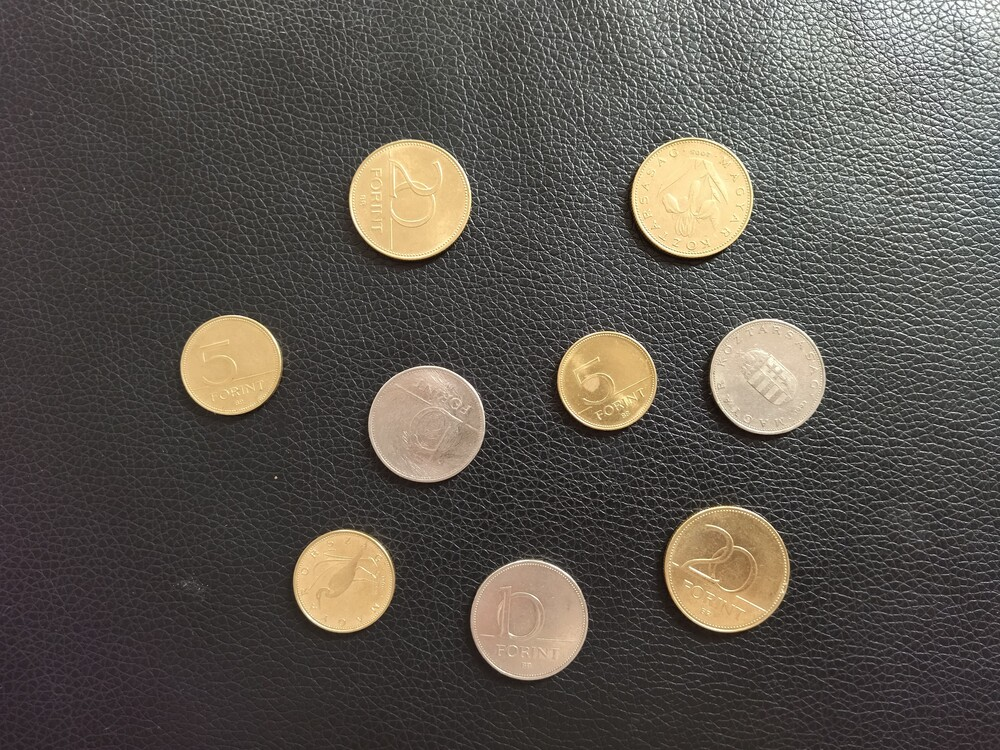
#> input picture Project 1/coin_1_1000x750.jpg, 1000 x 750 px
$ jupyter execute hazi_feladat_1.ipynb
#> lines starting #> are read from the running program, lines starting #| are printed output that depends on the picture; after the words box and inside, x2 and y2 are one past the last pixel; in counts of white or black regions, pixels touching at a corner belong together
Ez az első házifeladat azon Mérnökinformatikus BSC hallgatók részére akik a 2023/24/1 félévben Képfeldolgozást hallgatnak.

[cell 1]
# 2023.09.28
# Fülöp Zalán

### Bevezetés
Amikor a kisboltban készpénzzel való fizetés után sietősen távoznék a kasszától néha eszembe jut, hogy segítsek az eladónak megszámolni az aprót. Ennyi matekozás után ez már szakmai ártalom. Mérnöki képességemmel felvértezve azon nyomban automatizált, általános megoldást találok a problémára. Feltételezem, ha az eladó egyszerre csak egy féle érmét lát melynek ismeri az értékét, annak többszörösét (ahány db van) könnyen kiszámolja.<br>
### Feladat
Olyan rendszert fejlesztek mely bemenetként **érméket ábrázoló képet** fogad *és* a megjeleníteni kívánt **érmék értékét**. A rendszer kimenete egy **maszkolt kép** melyen kizárólag a kiválaszott fémpénzek látszanak.
### Adat
Három képet készítettem melyek szélessége és magassága rendre 1000 és 750 képpont. *coin_0_1000x750.jpg* világos (szövet)-, *coin_1_1000x750.jpg* sötét (műbőr) háttér előtt fotózott érmék szerepelnek. Az előbbi kettővel ellentétben *coin_2_1000x750.jpg* kép esetében a háttér változatos színű és mintázatú (padló).<br>
Feladatom megoldását a **coin_1_1000x750.jpg** feldolgozásával kezdem, ez a minimum a házi feladat teljesítését illetően. A másik két képpel való munka, tapasztalatom növelését, szakértelmem elmélyítését és megoldásom általánosítását hivatott szolgálni.
### Tipp
- Foglalkozz a feladattal egy ültő helyedben annyit amennyi jól esik. Tudásod és önértékelésed élvezi többször felvenni feladatod fonalát.<br>
- A megoldáshoz vezető úton beugrott ötleteket teszteld le kicsiben egy külön cellában.<br>
- **Jegyzetelj!** Kommentelj a celláidba a kódsorok közé. Mit csinál ez a függvény? Miért ezt a módszert használom? Miért választottam ezt az értéket? Kérdezz magadtól! Könnyedén dokumentálod a munkádat ha nyomon követed a megoldási folyamatot. Én is könnyebben megértem a gondolkodásmódod/munkafolyamatod ha olvasom :)

[cell 2]
# Importing the necessary libraries
import numpy as np

from matplotlib import pyplot as plt

from PIL import Image

from scipy import ndimage
from scipy import ndimage as ndi

import skimage
from skimage.feature import canny

[cell 3]
# The images I will be working with
image_names = ['coin_0_1000x750.jpg', 'coin_1_1000x750.jpg', 'coin_2_1000x750.jpg']
# Reading the chosen file
coin_img = Image.open(image_names[1]).convert('L')
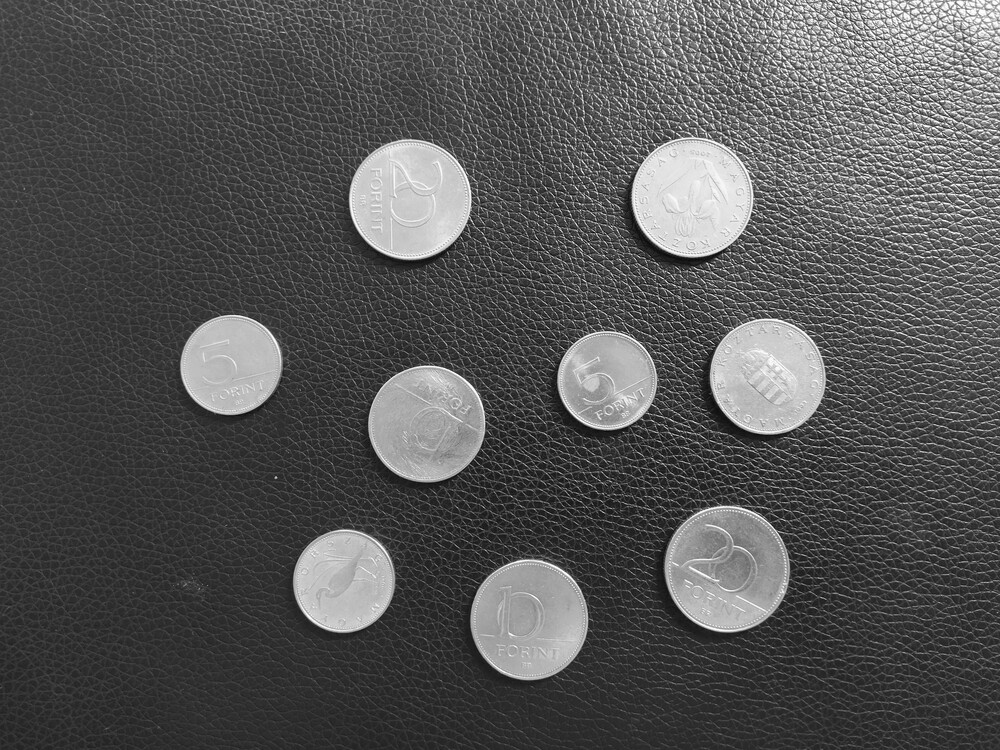
#> coin_img: PIL image 1000x750 L; min 0, max 255, mean 85
# Convert to an array from a grayscale Image object
coin_arr = np.array(coin_img, dtype=np.int32)
# Shape and the image itself
print(coin_arr.shape)
#| (750, 1000)
plt.imshow(coin_arr)

[cell 4]
# Preprocessing

# Rescaling intensity with linear transformation into the range of 0 - 255
from skimage import exposure
print(coin_arr.min(), coin_arr.max())
#| 0 255
rescaled_image = np.array((coin_arr - np.min(coin_arr)) / (np.max(coin_arr) - coin_arr.min()) * 255, dtype=np.int32)
print(rescaled_image.min(), rescaled_image.max())
#| 0 255


# Clipping underused values at the end of the exposure scale for better contrast
# Minor information loss
v_min, v_max = np.percentile(rescaled_image, (0.2, 99.8))
#> v_min = 19; v_max = 252
print(v_min, v_max)
#| 19.0 252.0
coin_arr = exposure.rescale_intensity(rescaled_image, in_range=(v_min, v_max), out_range=(0, 255))
print(coin_arr.min(), coin_arr.max())
#| 0.0 255.0
plt.imshow(coin_arr)

[cell 5]
# I will be using morphological operations to clean up the image

from skimage.morphology import disk

# Performing morphological erosion, dilation then closing
s_elem = disk(3)
coin_arr_err = ndimage.grey_erosion(coin_arr, size=(3, 3))
sample_open = ndimage.grey_dilation(coin_arr_err, size=(2, 2))

sample_closed = ndimage.grey_closing(sample_open, size=(5, 5))

plt.imshow(sample_open)

[cell 6]
# Gaussian filter for smoothing out the image
coin_arr_filtered = ndimage.gaussian_filter(sample_open, 1)
coin_arr_filtered = ndimage.gaussian_filter(coin_arr_filtered, 1)
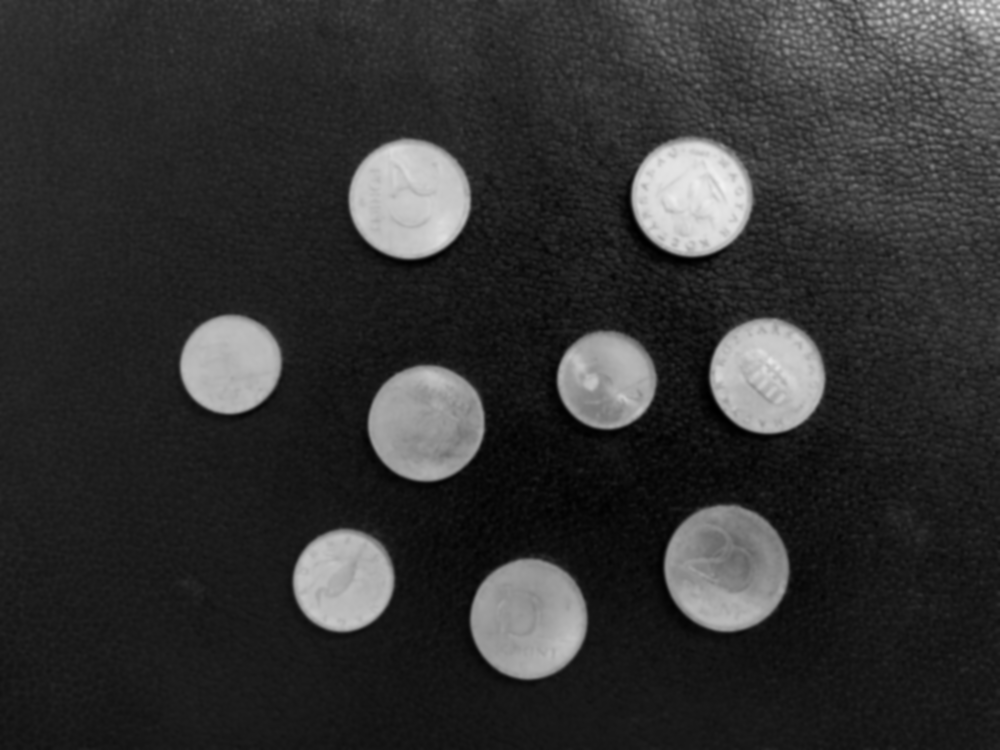
#> coin_arr_filtered: shape (750, 1000) float64; min 0.186, max 242.9, mean 51.5
coin_arr_filtered = ndimage.gaussian_filter(coin_arr_filtered, 1)
plt.imshow(coin_arr_filtered)

[cell 7]
# Finding the edges
edges = canny(coin_arr_filtered, sigma=3)
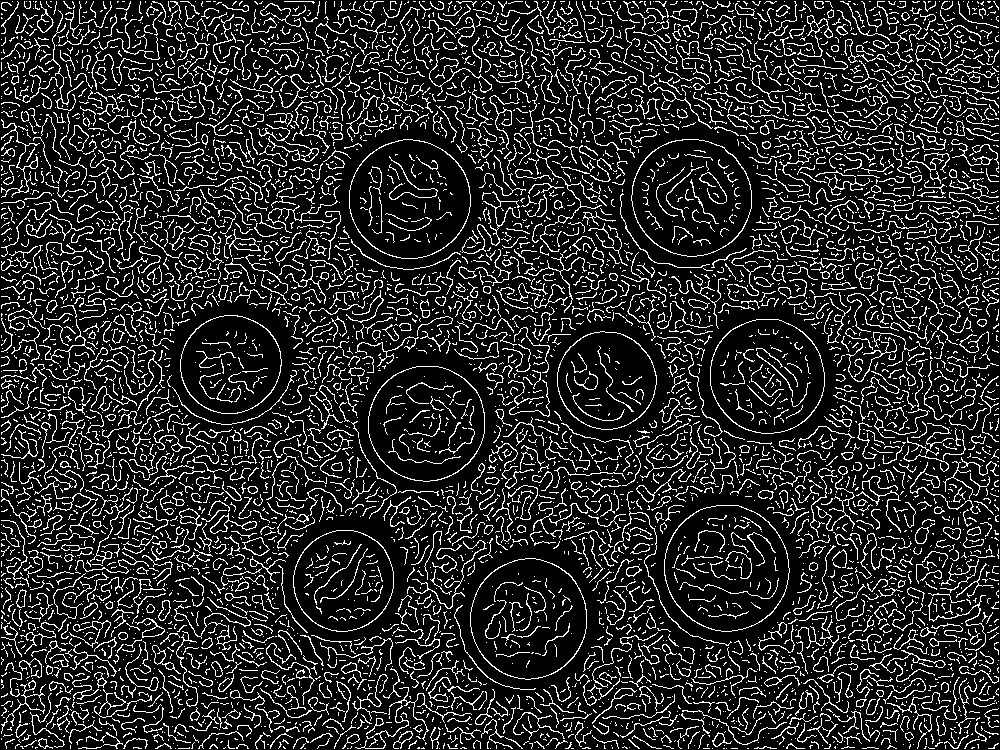
#> edges: shape (750, 1000) bool; 15.5% white in thin lines or dots
plt.imshow(edges)

[cell 8]
# We fill in the holes enclosed by the edges and then erode the small noises
fill_coins = ndimage.binary_fill_holes(edges)
#> fill_coins: shape (750, 1000) bool; 27.1% white; 6461 white regions (4860 under 20 px), largest, box (x1, y1, x2, y2) and area: (664, 505, 790, 632) 12514, (349, 139, 471, 259) 11453, (631, 139, 752, 257) 11195
fill_coins = ndimage.grey_erosion(fill_coins, size=(10,10))
#> fill_coins: shape (750, 1000) bool; 9.8% white; 15 white regions (5 under 20 px), largest, box (x1, y1, x2, y2) and area: (669, 510, 785, 628) 10322, (354, 144, 467, 255) 9356, (637, 144, 748, 253) 9128
plt.imshow(fill_coins)

[cell 9]
# Labeling and cleaning
label_objects, nb_labels = ndi.label(fill_coins)
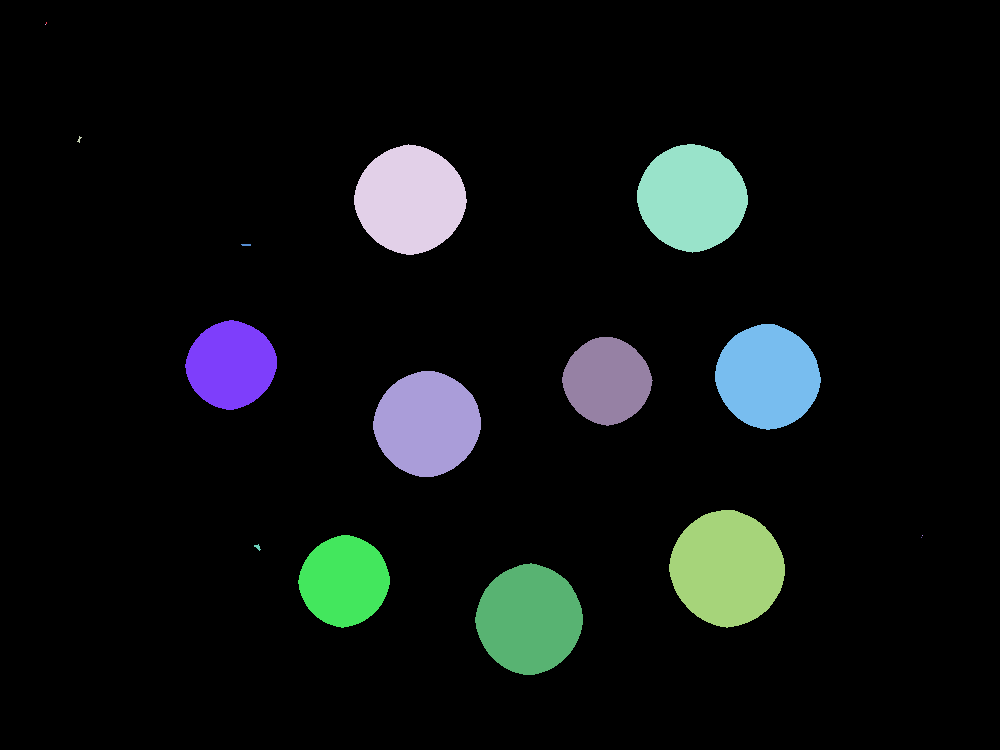
#> label_objects: shape (750, 1000) int32; 17 distinct labels, from 0 to 16; one colour per label, 0 black
#> nb_labels = 16

sizes = np.bincount(label_objects.ravel())
#> sizes = 17 values, max 676320 at index 0, min 1 at index 2, mean 44117.6
mask_sizes = sizes > 10
mask_sizes[0] = 0
coins_cleaned = mask_sizes[label_objects]
#> coins_cleaned: shape (750, 1000) bool; 9.8% white; 12 white regions (2 under 20 px)
plt.imshow(coins_cleaned)

[cell 10]
mask_sizes

[cell 11]
# Labelling the image
labeled_coins, num_of_features = ndi.label(coins_cleaned)
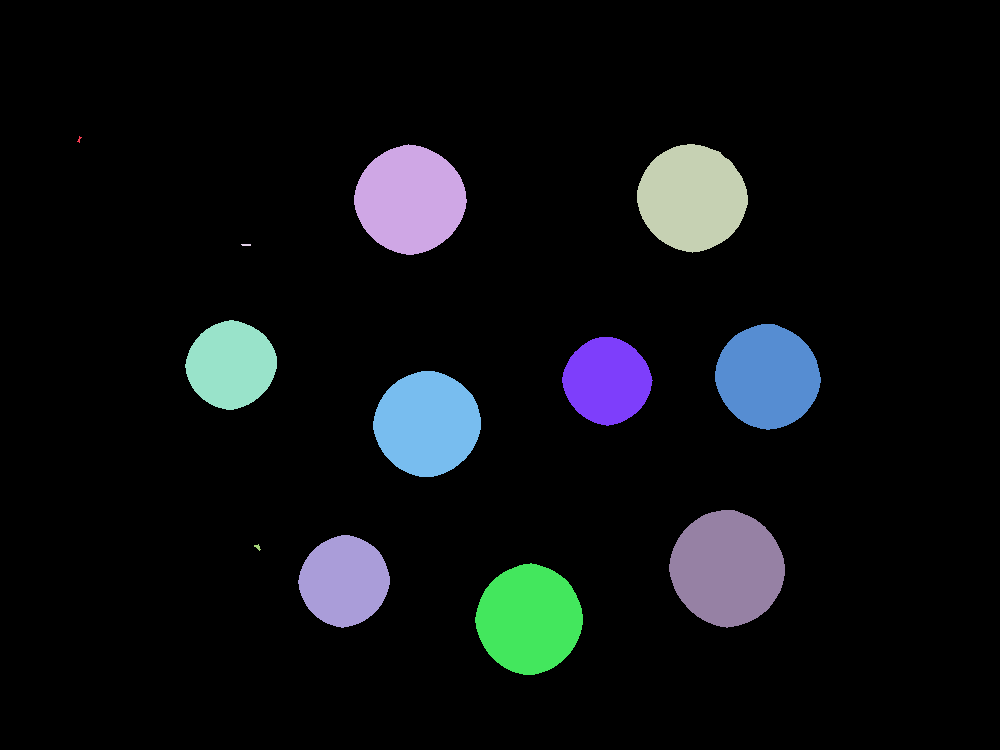
#> labeled_coins: shape (750, 1000) int32; 13 distinct labels, from 0 to 12; one colour per label, 0 black
#> num_of_features = 12
print(num_of_features)
#| 12
plt.imshow(labeled_coins)

[cell 12]
# Use regionprops to extract properties of labeled regions (the found coins)
coin_properties = skimage.measure.regionprops(labeled_coins)
#> coin_properties = 12 regions; largest, box (x1, y1, x2, y2) and area: (669, 510, 785, 628) 10322, (354, 144, 467, 255) 9356, (637, 144, 748, 253) 9128, (475, 563, 583, 675) 9092, (373, 371, 481, 477) 8729
#
print("Number of found features: ", len(coin_properties))
#| Number of found features:  12

[cell 13]
# The areas and the enclosing box coordinates of the found images
for region in coin_properties:
    print(region.area, region.bbox)
#> this loop made 12 passes
#| 14.0 (136, 77, 143, 82)
#| 9356.0 (144, 354, 255, 467)
#| 9128.0 (144, 637, 253, 748)
#| 19.0 (244, 241, 246, 251)
#| 6169.0 (320, 185, 410, 277)
#| 8482.0 (324, 715, 430, 821)
#| 5976.0 (337, 562, 426, 653)
#| 8729.0 (371, 373, 477, 481)
#> (further printed lines are left out)

[cell 14]
# Classifying the values into different classes based on a threshold
# The value of the threshold is quite arbitrary and perhaps wrong
threshold = 900
all_classes = {}

for region in coin_properties:
    found = False
    for avg in all_classes:
        if abs(region.area - avg) <= threshold:
            all_classes[avg].append(region)
            new_avg = np.average([x.area for x in all_classes[avg]])
            all_classes[new_avg] = all_classes.pop(avg)
            found = True
            break

    if not found:
        all_classes[region.area] = [region]
#> after the loop, all_classes = 4 items

print(all_classes)
#> (printed output is left out)
print(len(all_classes))
#| 4

[cell 15]
# Sorting the values into their corresponding value list
# The first code is 'nicer' but depends on the above algorithm

# sorted_keys = sorted(all_classes.keys())
#
# fives = all_classes[sorted_keys[0]]
# tens = all_classes[sorted_keys[1]]
# twenties = all_classes[sorted_keys[2]]

# The classification of coins by size is not really robust, it can suffer greatly from distortion of angles for example
# but building neural networks from scratch, or character recognition would be considerably more difficult

sorted_coin_properties = sorted(coin_properties, key=lambda x: x.area)
#> sorted_coin_properties has the same summary as coin_properties
fives = sorted_coin_properties[:3]
#> fives = 3 regions; box (x1, y1, x2, y2) and area: (254, 544, 261, 551) 23, (241, 244, 251, 246) 19, (77, 136, 82, 143) 14
tens = sorted_coin_properties[3:6]
#> tens = 3 regions; box (x1, y1, x2, y2) and area: (298, 535, 390, 628) 6365, (185, 320, 277, 410) 6169, (562, 337, 653, 426) 5976
twenties = sorted_coin_properties[6:9]
#> twenties = 3 regions; box (x1, y1, x2, y2) and area: (475, 563, 583, 675) 9092, (373, 371, 481, 477) 8729, (715, 324, 821, 430) 8482

[cell 16]
# We show the found regions' outline on the original image

plt.imshow(coin_img, 'gray')

for coin in tens:
    minr, minc, maxr, maxc = coin.bbox
    rect = plt.Rectangle((minc, minr), maxc - minc, maxr - minr, fill=False, edgecolor='red', linewidth=2)
    plt.gca().add_patch(rect)
#> this loop made 3 passes
#> (minr, minc, maxr, maxc) on passes 1 to 3: (337, 562, 426, 653), (320, 185, 410, 277), (535, 298, 628, 390)

[cell 17]
# I defined the mask into a function for ease,
# it calculates the selected coins' mask onto the original image

def get_mask(selected_coins):
    mask = np.zeros_like(coin_img, dtype=np.int8)
    for region in selected_coins:
        # This would get it in a box form
        # minr, minc, maxr, maxc = region.bbox
        # mask[minr:maxr, minc:maxc] = 1

        # This get the coordinates that are stored within the region objects
        r, c = skimage.draw.polygon(region.coords[:, 0], region.coords[:, 1])
        mask[r, c] = 1
#> this loop made 3 passes
#> mask: shape (750, 1000) int8; values 0 (black) and 1 (white), 2.5% white; 3 white regions, box (x1, y1, x2, y2) and area: (298, 535, 390, 628) 6365, (185, 320, 277, 410) 6169, (562, 337, 653, 426) 5976

    return mask

plt.imshow(get_mask(tens), 'gray')

[cell 18]
# And now the solution:
# putting the mask on the original image
# to get only the parts of the image the we are interested in

plt.imshow(coin_img * get_mask(tens))
#> the loop in get_mask (call 2), `for region in selected_coins:` made 3 passes
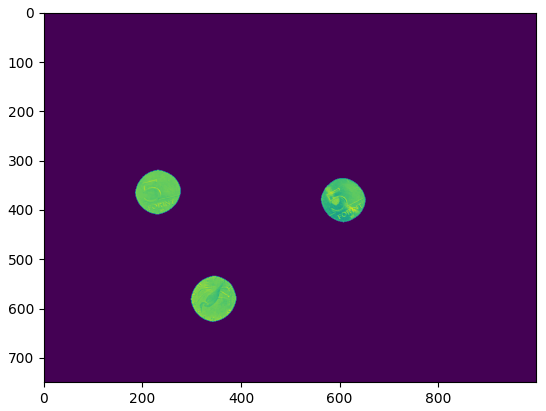
#> figure drawn by matplotlib, 1 panel
